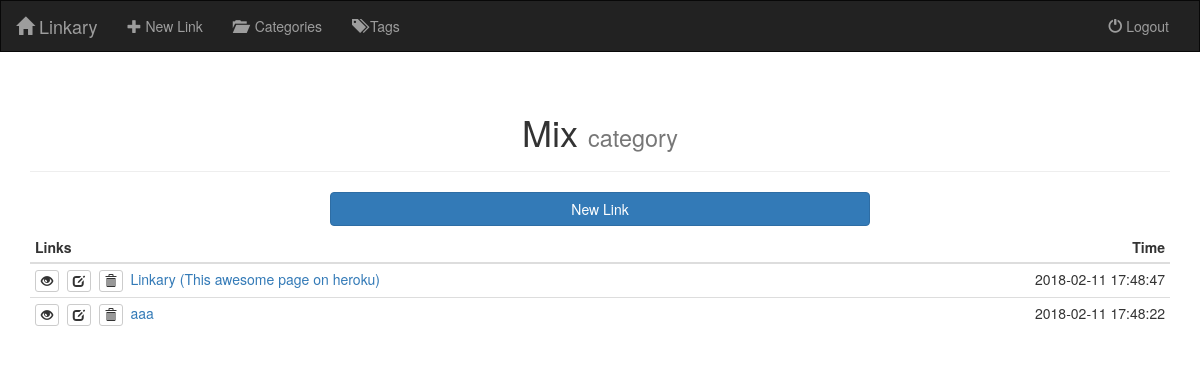
The page /category/3/ (signed in) on the database as committed earlier.
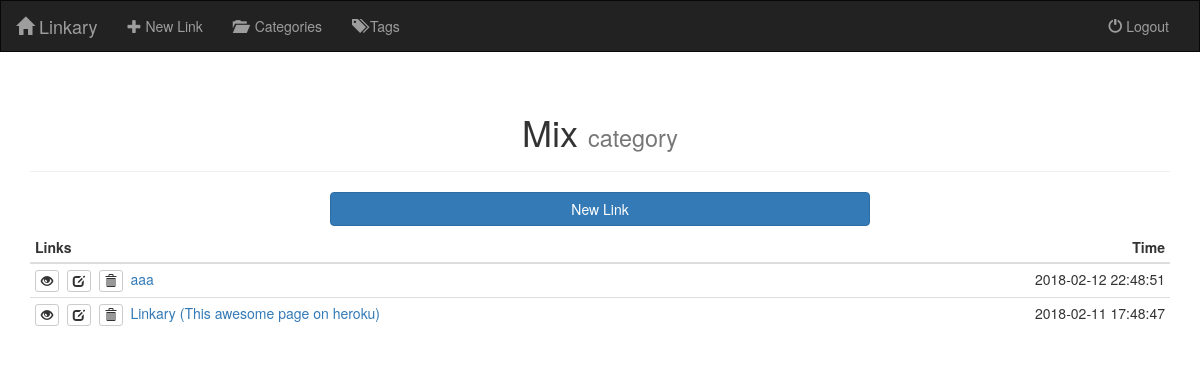
The same page on the database as committed later.
### linkary/models.py (models this page shows, shortened)
class TimedModel(models.Model):
    time_created = models.DateTimeField(auto_now_add=True)
    time_modified = models.DateTimeField(auto_now=True)
    class Meta:
        abstract = True

class Link(TimedModel):
    url = models.URLField()
    name = models.CharField(max_length=500)
    author = models.ForeignKey(User, on_delete=models.SET_NULL, blank=True, null=True)
    category = models.ForeignKey(Category, on_delete=models.SET_NULL, blank=True, null=True)
    tags = models.ManyToManyField(Tag, blank=True)
    class Meta:
        get_latest_by = ['time_created']
        ordering = ['-time_modified']

### linkary/views.py (the view)
# urls.py: path('category/<int:pk>/', views.CategoryDetailView.as_view(), name='category_detail'),
class CategoryDetailView(LoginRequiredMixin, DetailView):
    model = models.Category

### linkary/templates/linkary/category_detail.html (shortened to what this page needs)
{% extends 'linkary/base.html' %}
{% block content %}
    <div class="container">
        <div class="page-header">
            <h1 class="text-center">{{ object.name }} <small>category</small></h1>
        </div>
        <div class="col-sm-offset-3 col-sm-6">
            <a href="{% url 'link_create' %}?category={{ object.pk }}" class="btn btn-primary btn-block">New Link</a>
        </div>
        <br>
        <br>
        <table class="table table-condensed table-hover">
            <thead>
                <tr>
                    <th>Links</th>
                    <th class="text-right">Time</th>
                </tr>
            </thead>
            <tbody>
                {% for link in object.link_set.all %}
                    <tr>
                        <td>
                            <a href="{% url 'link_detail' link.pk %}" class="btn btn-default btn-xs" title="Details...">
                                <span class="glyphicon glyphicon-eye-open"></span>
                            </a>&nbsp;
                            <a href="{% url 'link_edit' link.pk %}" class="btn btn-default btn-xs" title="Edit...">
                                <span class="glyphicon glyphicon-edit"></span>
                            </a>&nbsp;
                            <a href="{% url 'link_delete' link.pk %}" class="btn btn-default btn-xs" title="Delete...">
                                <span class="glyphicon glyphicon-trash"></span>
                            </a>&nbsp;
                            <a href="{{ link.url }}" target="_blank">{{ link.name }}</a>
                        </td>
                        <td class="text-right">{{ link.time_modified|date:'Y-m-d H:i:s' }}</td>
                    </tr>
                {% endfor %}
            </tbody>
        </table>
    </div>
{% endblock %}

Rows that differ between the two databases and show on the page:
changed Link "aaa": time_modified "2018-02-11 17:48:22" → "2018-02-12 22:48:51"; moves up the list
